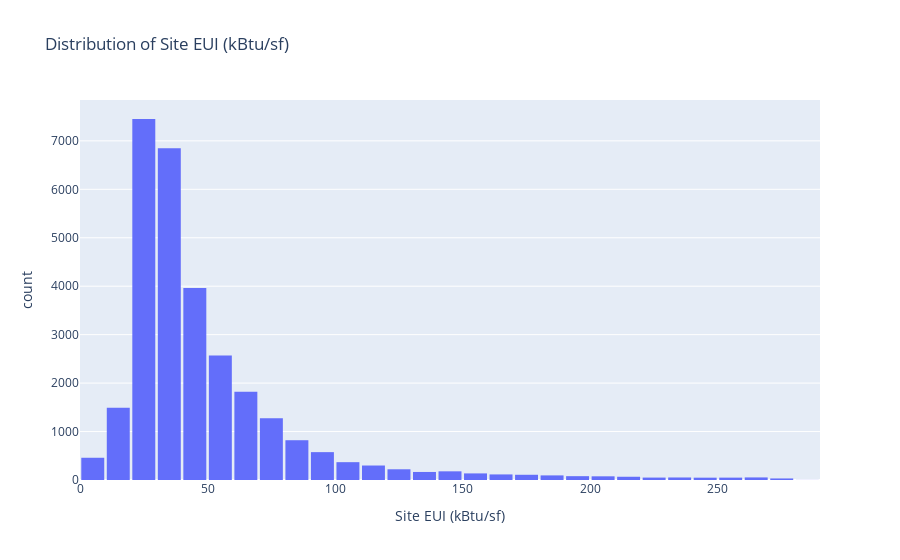

Notebook code for this chart:
### Code cell
# ## 3. Interactive EDA with Plotly

# Histogram of Site EUI

fig_hist = px.histogram(
    df,
    x="SiteEUI(kBtu/sf)",
    nbins=50,
    title="Distribution of Site EUI (kBtu/sf)",
    labels={"SiteEUI(kBtu/sf)": "Site EUI (kBtu/sf)"}
)
fig_hist.update_layout(bargap=0.1)
fig_hist.show()

### Figure 1 — Plotly figure (JSON) as saved in the notebook; plotly's stock layout.template omitted (floating-point values rounded to 4 significant figures; data arrays with more than 128 entries replaced by an {"elided": "..."} marker saying what was removed)
{"data": [{"alignmentgroup": "True", "bingroup": "x", "hovertemplate": "Site EUI (kBtu/sf)=%{x}<br>count=%{y}<extra></extra>", "legendgroup": "", "marker": {"color": "#636efa", "pattern": {"shape": ""}}, "name": "", "nbinsx": 50, "offsetgroup": "", "orientation": "v", "showlegend": false, "type": "histogram", "x": {"elided": "29462 float values"}, "xaxis": "x", "yaxis": "y"}], "layout": {"bargap": 0.1, "barmode": "relative", "legend": {"tracegroupgap": 0}, "title": {"text": "Distribution of Site EUI (kBtu/sf)"}, "xaxis": {"anchor": "y", "domain": [0, 1], "title": {"text": "Site EUI (kBtu/sf)"}}, "yaxis": {"anchor": "x", "domain": [0, 1], "title": {"text": "count"}}}}
